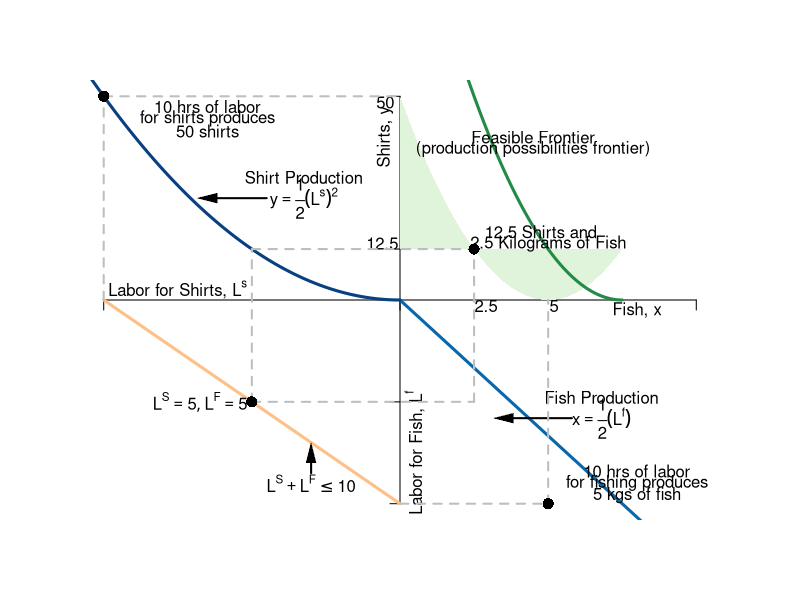

R code for this plot:
#Graph Designer: Simon Halliday
#Authors: Bowles, Foley and Halliday
#Title: Coordination, Conflict and Competition: A Text in Microeconomics

require(shape)
pdf(file = "bfh-textbook/indmarketdemand/ppf_eos2.pdf", width = 9, height = 9)

#Set parameters for graphics
axislabelsize <- 1
graphlinewidth <- 3
segmentlinewidth <- 2

COL <- c("#7fc97f", "#beaed4", "#fdc086", "#ffff99", "#386cb0", "#f0027f", "#bf5b17", "#666666")
COLA <- c("#e0f3db", "#99d8c9","#66c2a4","#41ae76", "#238b45", "#005824")
COLB <- c("#4eb3d3", "#2b8cbe", "#0868ac","#084081")

#Edited the margins to cater for the larger LHS labels
par(mar =  c(4, 4, 4, 4))

#Change this to make it log of l 

# ppf <- function(l, k = 0.5) {
#   k * (1/l)
# }

ppf <- function(fish, k = 0.1, alpha = 2, maxfish = 5) {
  k * (fish - maxfish)^alpha 
}

fishProd <- function(l, k = 0.5){
  (-k)*l
}

feasibleLabor <- function(l, time = 10){
  -time - l
}

manufactureProd <- function(l, k = 0.1, alpha = 2){
  k * (-l)^alpha
}

xlims <- c(-10, 10)
ylims <- c(-10, 10)

npts <- 501 
x <- seq(xlims[1], xlims[2], length.out = npts)
y <- seq(ylims[1], ylims[2], length.out = npts) 
a <- c(13, 15, 17)

plot(0, 0, xlim = xlims, ylim = ylims, type = "n",
     xlab = expression(paste("")),
     ylab = expression(paste("")), 
     xaxt = "n", 
     yaxt = "n", 
     cex.lab = axislabelsize, 
     bty = "n"
)

ticksy <- c(ylims[1], -5, 0, 2.5, ylims[2])
ylabels <- c(NA, NA, NA, NA, NA)
ticksx <- c(xlims[1], 0, xlims[2])
xlabels <- c(NA, NA, NA)

axis(1, at = ticksx, pos = 0, labels = xlabels)
axis(2, at = ticksy, pos = 0, labels = ylabels, las = 1)

npts <- 500 
xx1 <- seq(0, 7.5, length.out = npts)
xx2 <- seq(0, xlims[2], length.out = npts)
xx3 <- seq(xlims[1], 0, length.out = npts)
xx4 <- seq(-11, 0, length.out = npts)

#Draw the polygon for shading the feasible set
xpoly1 <- seq(from = 0, to = 7.5, length.out = 500)
ypoly1 <- ppf(xpoly1, k = 10/25, alpha = 2, maxfish = 5)
polygon(x = c(xpoly1, rev(xpoly1[1])), y = c(ypoly1, rev(ypoly1)[1]), col=COLA[1], density=NULL, border = NA)

#Draw the graphs
lines(xx1, ppf(xx1, k = 10/25, alpha = 2, maxfish = 7.5), col = COLA[5], lwd = graphlinewidth)
lines(xx2, fishProd(xx2, k = 4/3), col = COLB[3], lwd = graphlinewidth)
lines(xx3, feasibleLabor(xx3, time = 10), col = COL[3], lwd = graphlinewidth)
lines(xx4, manufactureProd(xx4, k = 0.1, alpha = 2), col = COLB[4], lwd = graphlinewidth)

#mtext(expression(paste("Quantity of fish, ", x)), side=1, line = 2.5, cex = axislabelsize)
text(-0.5, 8, expression(paste("Shirts, ", y)), xpd = TRUE, cex = axislabelsize, srt = 90) 
text(8, -0.5, expression(paste("Fish, ", x)), xpd = TRUE, cex = axislabelsize)
text(0.5, -7.5, expression(paste("Labor for Fish, ", L^f)), xpd = TRUE, cex = axislabelsize, srt= 90) 
text(-7.5, 0.5, expression(paste("Labor for Shirts, ", L^s)), xpd = TRUE, cex = axislabelsize)

#Label the points on the axes we want
text(-0.6, 2.8, expression(paste(12.5)), xpd = TRUE, cex = axislabelsize)
text(-0.5, 9.7, expression(paste(50)), xpd = TRUE, cex = axislabelsize)
text(2.9, -0.3, expression(paste(2.5)), xpd = TRUE, cex = axislabelsize)
text(5.2, -0.3, expression(paste(5)), xpd = TRUE, cex = axislabelsize)

#Label the two production functions
#Clothing
text(-3.25, 6, expression(paste("Shirt Production")), xpd = TRUE, cex = axislabelsize)
text(-3.25, 5, expression(paste(y == frac(1,2)(L^s)^2)), xpd = TRUE, cex = axislabelsize)
Arrows(-4.5, 5, -6.5, 5, col = "black", lty = 1, lwd = 2, arr.type = "triangle", arr.lwd = 0.5)

#Fishing
text(6.8, -4.8, expression(paste("Fish Production")), xpd = TRUE, cex = axislabelsize)
text(6.8, -5.8, expression(paste(x == frac(1,2)(L^f))), xpd = TRUE, cex = axislabelsize)
Arrows(5.8, -5.8, 3.5, -5.8, col = "black", lty = 1, lwd = 2, arr.type = "triangle", arr.lwd = 0.5)

#Draw segments for the 50/50 split of time
segments(-5, -5, -5, 2.5, lty = 2, col = "gray", lwd = segmentlinewidth)
segments(-5, -5, 2.5, -5, lty = 2, col = "gray", lwd = segmentlinewidth)
segments(-5, 2.5, 2.5, 2.5, lty = 2, col = "gray", lwd = segmentlinewidth)
segments(2.5, -5, 2.5, 2.5, lty = 2, col = "gray", lwd = segmentlinewidth)

#Annotate Max time on clothes
segments(-10, 0, -10, 10, lty = 2, col = "gray", lwd = segmentlinewidth)
segments(-10, 10, 0, 10, lty = 2, col = "gray", lwd = segmentlinewidth)
text(-6.5, 9.5, expression(paste("10 hrs of labor")))
text(-6.5, 8.9, expression(paste("for shirts produces")))
text(-6.5, 8.3, expression(paste("50 shirts")))
points(-10, 10, pch = 16, col = "black", cex = 1.5)

#Annotate Max time on fishing
segments(0, -10, 5, -10, lty = 2, col = "gray", lwd = segmentlinewidth)
segments(5, -10, 5, 0, lty = 2, col = "gray", lwd = segmentlinewidth)
text(8, -8.4, expression(paste("10 hrs of labor")))
text(8, -9, expression(paste("for fishing produces")))
text(8, -9.6, expression(paste("5 kgs of fish")))
points(5, -10, pch = 16, col = "black", cex = 1.5)

#Annotate point on ppf 
points(2.5, 2.5, pch = 16, col = "black", cex = 1.5)
text(4.75, 3.35, expression(paste("12.5 Shirts and")))
text(5, 2.75, expression(paste("2.5 Kilograms of Fish")))

#Annotate point on labor feasibility frontier
points(-5, -5, pch = 16, col = "black", cex = 1.5)
text(-6.75, -5, expression(paste(list(L^S ==5, L^F == 5) )))

text(-3, -9, expression(paste(L^S + L^F <= 10)))
Arrows(-3, -8.5, -3, -7.5, col = "black", lty = 1, lwd = 2, arr.type = "triangle", arr.lwd = 0.5)

#Label the feasible frontier
text(4.5, 8, expression("Feasible Frontier"))
text(4.5, 7.4, expression("(production possibilities frontier)"))


dev.off()
